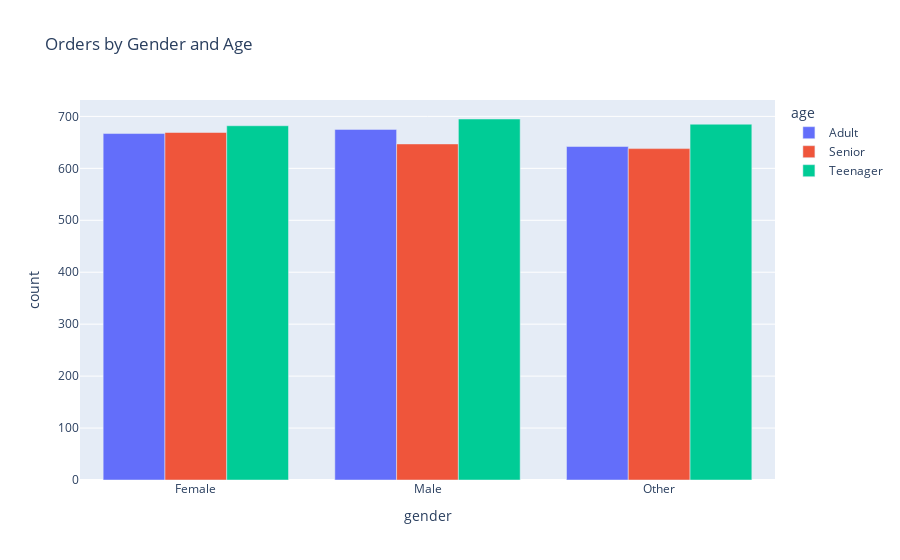

The notebook cell this image was saved under:
### Code cell
#Order behavior by gender and age group.
fig = px.bar(data,
              x='gender',
              y='count',
              color='age',
              barmode='group',
              title="Orders by Gender and Age")
fig.show()

### Figure 1 — Plotly figure (JSON) as saved in the notebook; plotly's stock layout.template omitted (floating-point values rounded to 4 significant figures)
{"data": [{"alignmentgroup": "True", "hovertemplate": "age=Adult<br>gender=%{x}<br>count=%{y}<extra></extra>", "legendgroup": "Adult", "marker": {"color": "#636efa", "pattern": {"shape": ""}}, "name": "Adult", "offsetgroup": "Adult", "orientation": "v", "showlegend": true, "textposition": "auto", "type": "bar", "x": ["Female", "Male", "Other"], "xaxis": "x", "y": [667, 675, 642], "yaxis": "y"}, {"alignmentgroup": "True", "hovertemplate": "age=Senior<br>gender=%{x}<br>count=%{y}<extra></extra>", "legendgroup": "Senior", "marker": {"color": "#EF553B", "pattern": {"shape": ""}}, "name": "Senior", "offsetgroup": "Senior", "orientation": "v", "showlegend": true, "textposition": "auto", "type": "bar", "x": ["Female", "Male", "Other"], "xaxis": "x", "y": [669, 647, 638], "yaxis": "y"}, {"alignmentgroup": "True", "hovertemplate": "age=Teenager<br>gender=%{x}<br>count=%{y}<extra></extra>", "legendgroup": "Teenager", "marker": {"color": "#00cc96", "pattern": {"shape": ""}}, "name": "Teenager", "offsetgroup": "Teenager", "orientation": "v", "showlegend": true, "textposition": "auto", "type": "bar", "x": ["Female", "Male", "Other"], "xaxis": "x", "y": [682, 695, 685], "yaxis": "y"}], "layout": {"barmode": "group", "legend": {"title": {"text": "age"}, "tracegroupgap": 0}, "title": {"text": "Orders by Gender and Age"}, "xaxis": {"anchor": "y", "domain": [0, 1], "title": {"text": "gender"}}, "yaxis": {"anchor": "x", "domain": [0, 1], "title": {"text": "count"}}}}
